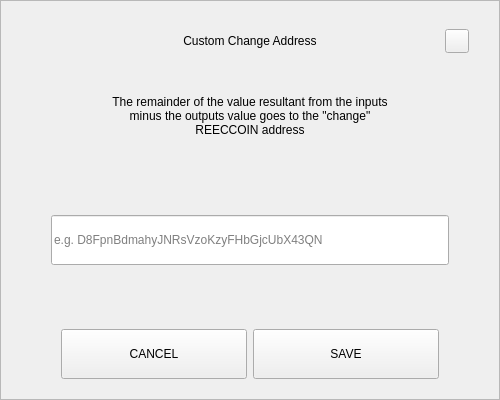
<?xml version="1.0" encoding="UTF-8"?>
<ui version="4.0">
 <class>SendChangeAddressDialog</class>
 <widget class="QDialog" name="SendChangeAddressDialog">
  <property name="geometry">
   <rect>
    <x>0</x>
    <y>0</y>
    <width>500</width>
    <height>400</height>
   </rect>
  </property>
  <property name="windowTitle">
   <string>Dialog</string>
  </property>
  <layout class="QVBoxLayout" name="verticalLayout">
   <property name="spacing">
    <number>0</number>
   </property>
   <property name="leftMargin">
    <number>0</number>
   </property>
   <property name="topMargin">
    <number>0</number>
   </property>
   <property name="rightMargin">
    <number>0</number>
   </property>
   <property name="bottomMargin">
    <number>0</number>
   </property>
   <item>
    <widget class="QFrame" name="frame">
     <property name="styleSheet">
      <string notr="true"/>
     </property>
     <property name="frameShape">
      <enum>QFrame::StyledPanel</enum>
     </property>
     <property name="frameShadow">
      <enum>QFrame::Raised</enum>
     </property>
     <layout class="QVBoxLayout" name="verticalLayout_2" stretch="0,0,0,0,0,0,0">
      <property name="spacing">
       <number>0</number>
      </property>
      <property name="leftMargin">
       <number>30</number>
      </property>
      <property name="topMargin">
       <number>20</number>
      </property>
      <property name="rightMargin">
       <number>30</number>
      </property>
      <property name="bottomMargin">
       <number>20</number>
      </property>
      <item>
       <layout class="QHBoxLayout" name="horizontalLayout_3">
        <property name="spacing">
         <number>0</number>
        </property>
        <item>
         <spacer name="horizontalSpacer_2">
          <property name="orientation">
           <enum>Qt::Horizontal</enum>
          </property>
          <property name="sizeHint" stdset="0">
           <size>
            <width>40</width>
            <height>20</height>
           </size>
          </property>
         </spacer>
        </item>
        <item>
         <widget class="QLabel" name="labelTitle">
          <property name="minimumSize">
           <size>
            <width>0</width>
            <height>40</height>
           </size>
          </property>
          <property name="maximumSize">
           <size>
            <width>16777215</width>
            <height>40</height>
           </size>
          </property>
          <property name="styleSheet">
           <string notr="true">padding-left:24px;</string>
          </property>
          <property name="text">
           <string>Custom Change Address</string>
          </property>
          <property name="alignment">
           <set>Qt::AlignCenter</set>
          </property>
          <property name="margin">
           <number>7</number>
          </property>
         </widget>
        </item>
        <item>
         <spacer name="horizontalSpacer">
          <property name="orientation">
           <enum>Qt::Horizontal</enum>
          </property>
          <property name="sizeHint" stdset="0">
           <size>
            <width>40</width>
            <height>20</height>
           </size>
          </property>
         </spacer>
        </item>
        <item>
         <widget class="QPushButton" name="btnEsc">
          <property name="minimumSize">
           <size>
            <width>24</width>
            <height>24</height>
           </size>
          </property>
          <property name="maximumSize">
           <size>
            <width>24</width>
            <height>24</height>
           </size>
          </property>
          <property name="focusPolicy">
           <enum>Qt::NoFocus</enum>
          </property>
          <property name="text">
           <string/>
          </property>
         </widget>
        </item>
       </layout>
      </item>
      <item>
       <spacer name="verticalSpacer_2">
        <property name="orientation">
         <enum>Qt::Vertical</enum>
        </property>
        <property name="sizeType">
         <enum>QSizePolicy::Fixed</enum>
        </property>
        <property name="sizeHint" stdset="0">
         <size>
          <width>20</width>
          <height>20</height>
         </size>
        </property>
       </spacer>
      </item>
      <item alignment="Qt::AlignHCenter">
       <widget class="QLabel" name="labelMessage">
        <property name="minimumSize">
         <size>
          <width>0</width>
          <height>70</height>
         </size>
        </property>
        <property name="text">
         <string>The remainder of the value resultant from the inputs minus the outputs value goes to the &quot;change&quot; REECCOIN address</string>
        </property>
        <property name="alignment">
         <set>Qt::AlignCenter</set>
        </property>
        <property name="wordWrap">
         <bool>true</bool>
        </property>
       </widget>
      </item>
      <item>
       <spacer name="verticalSpacer_3">
        <property name="orientation">
         <enum>Qt::Vertical</enum>
        </property>
        <property name="sizeHint" stdset="0">
         <size>
          <width>20</width>
          <height>40</height>
         </size>
        </property>
       </spacer>
      </item>
      <item>
       <layout class="QHBoxLayout" name="horizontalLayout_2">
        <property name="spacing">
         <number>0</number>
        </property>
        <property name="leftMargin">
         <number>20</number>
        </property>
        <property name="rightMargin">
         <number>20</number>
        </property>
        <item>
         <widget class="QLineEdit" name="lineEditAddress">
          <property name="minimumSize">
           <size>
            <width>0</width>
            <height>50</height>
           </size>
          </property>
          <property name="placeholderText">
           <string notr="true">e.g. D8FpnBdmahyJNRsVzoKzyFHbGjcUbX43QN</string>
          </property>
         </widget>
        </item>
       </layout>
      </item>
      <item>
       <spacer name="verticalSpacer">
        <property name="orientation">
         <enum>Qt::Vertical</enum>
        </property>
        <property name="sizeHint" stdset="0">
         <size>
          <width>20</width>
          <height>40</height>
         </size>
        </property>
       </spacer>
      </item>
      <item>
       <layout class="QHBoxLayout" name="horizontalLayout" stretch="2,2">
        <property name="spacing">
         <number>6</number>
        </property>
        <property name="leftMargin">
         <number>30</number>
        </property>
        <property name="rightMargin">
         <number>30</number>
        </property>
        <item>
         <widget class="QPushButton" name="btnCancel">
          <property name="minimumSize">
           <size>
            <width>180</width>
            <height>50</height>
           </size>
          </property>
          <property name="focusPolicy">
           <enum>Qt::NoFocus</enum>
          </property>
          <property name="text">
           <string>CANCEL</string>
          </property>
         </widget>
        </item>
        <item>
         <widget class="QPushButton" name="btnSave">
          <property name="minimumSize">
           <size>
            <width>180</width>
            <height>50</height>
           </size>
          </property>
          <property name="focusPolicy">
           <enum>Qt::NoFocus</enum>
          </property>
          <property name="text">
           <string>SAVE</string>
          </property>
         </widget>
        </item>
       </layout>
      </item>
     </layout>
    </widget>
   </item>
  </layout>
 </widget>
 <resources/>
 <connections/>
</ui>
